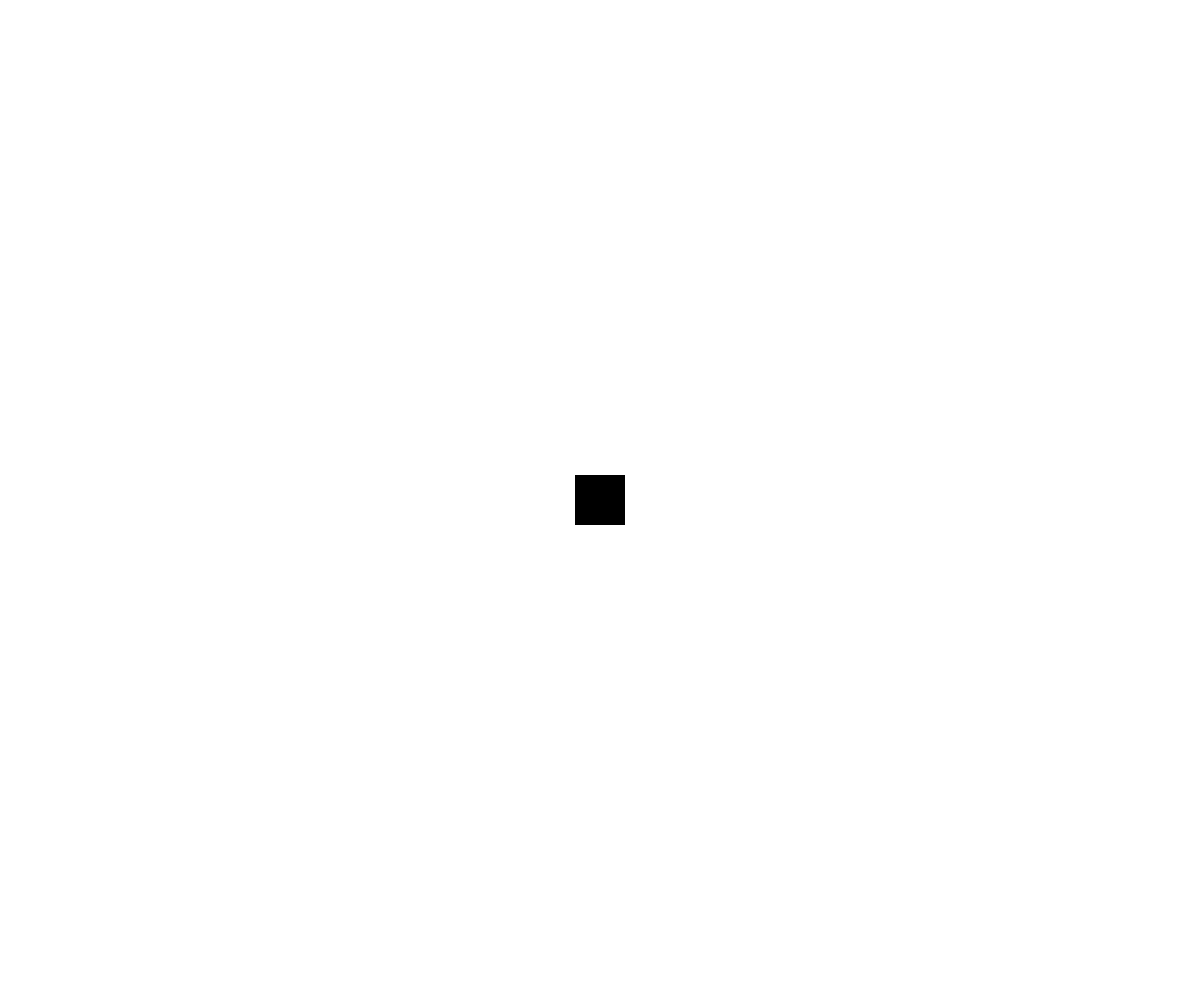
Frame 1 (no input)
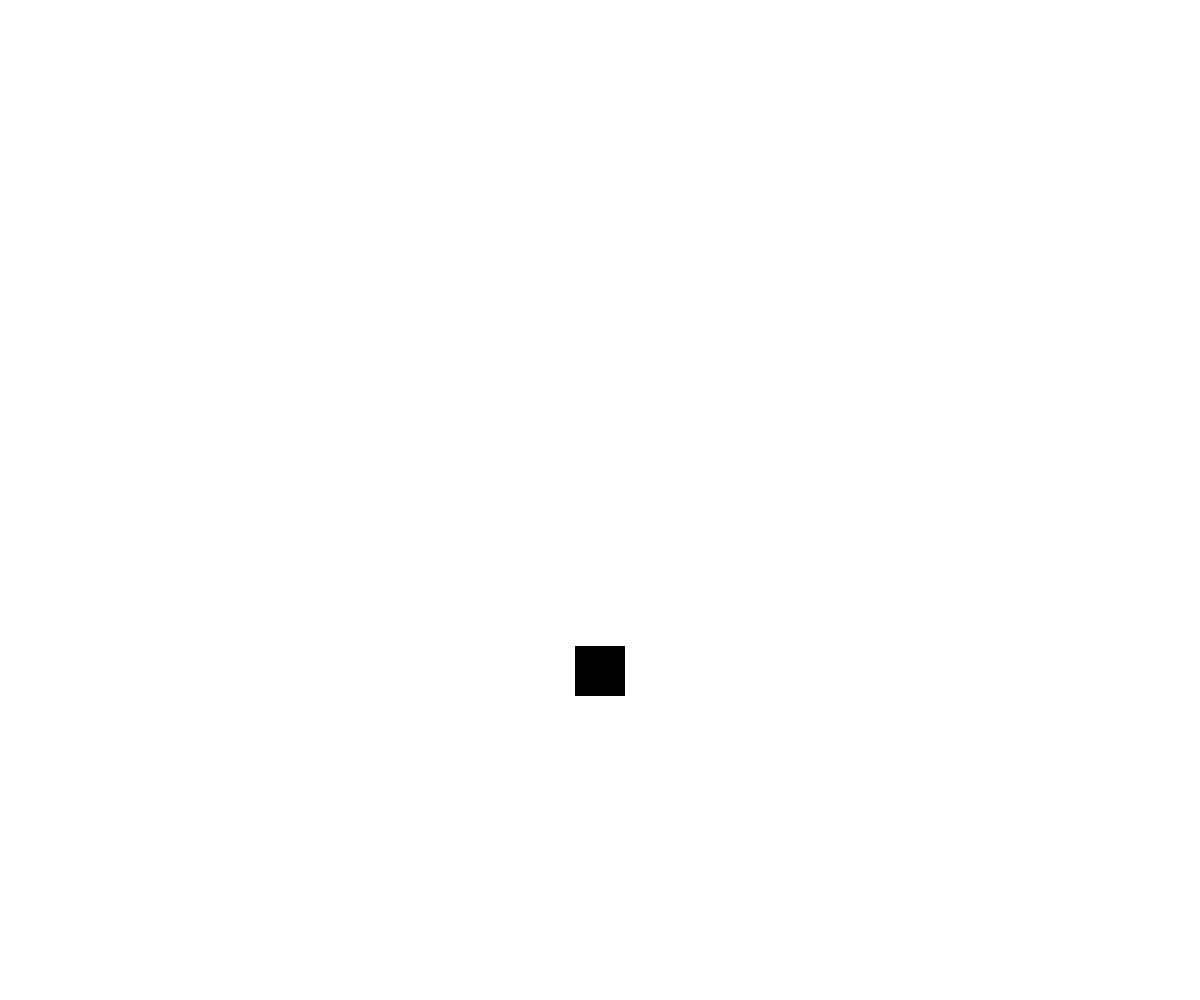
Frame 60 (no input)
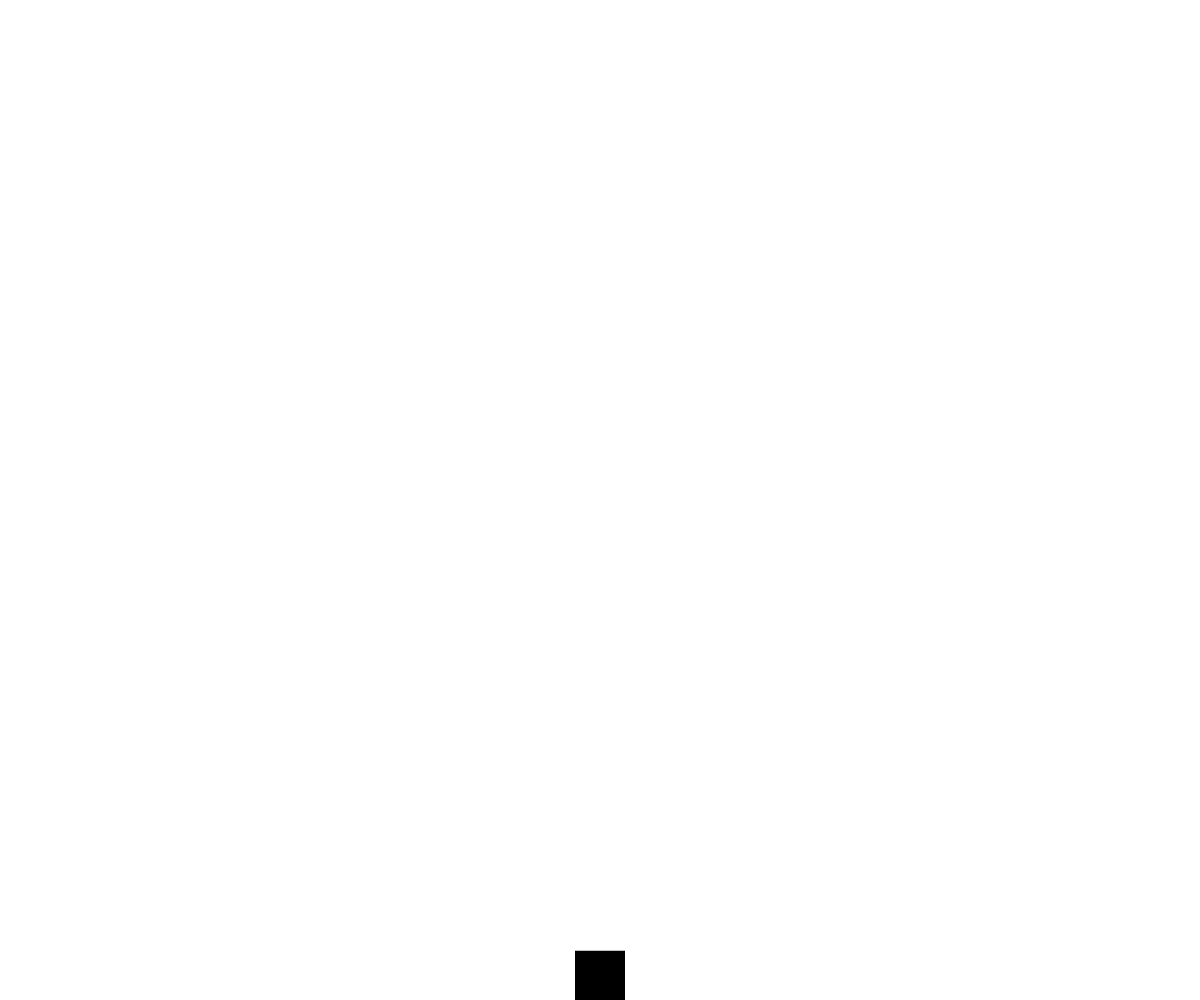
Frame 120 (the mouse pressed at the canvas centre since frame 60)

The p5.js sketch that drew these frames (run headless with seeded random() and noise() and a simulated clock; from frame 60 on, the mouse is pressed at the canvas centre):

// p5.js sketch
// ── sketch.js
// Project Title
// Your Name
// Date
//
// Extra for Experts:
// - describe what you did to take this project "above and beyond"

let x, y;
let dx, dy;
let ax, ay;
let gravity = 0.1;
let friction = 0.1;
let degree = 0;

let rectColourR = 0;
let rectColourB = 0;
let rectColourG = 0;

let movingUp, movingDown, movingLeft, movingRight = false;
let s = 25;


function setup() {
  createCanvas(windowWidth, windowHeight);

  rectMode(CENTER);
  angleMode(DEGREES);

  x = width/2;
  y = height/2;

  dx = 0;
  dy = 0;

  ax = 0;
  ay = 0;
}

function draw() {
  background(255);
  drawObject();
  checkIfObjectInWindow();
  movementSetup();
  moveObject();
}

function moveObject()  {

  if (movingLeft) {
    if (dx > -15) {
      ax = -0.5;
    }

    degree -= 10;
  }

  if (movingDown && dy < 10) {
    ay = 0.5;
  }

  if (movingRight) {
    if (dx < 15) {
      ax = 0.5;
    }

    degree += 10;
  }
}

function keyPressed() {
  if (key === "w") {
    ay = -3;
  }

  if (key === "a") {
    movingLeft = true;
  }

  if (key === "s") {
    movingDown = true;
  }

  if (key === "d") {
    movingRight = true;
  }
}

function keyReleased() {
  if (key === "a") {
    movingLeft = false;
  }

  if (key === "s") {
    movingDown = false;
  }

  if (key === "d") {
    movingRight = false;
  }
}

function drawObject() {
  fill(rectColourR, rectColourG, rectColourB);
  noStroke();

  push();
  translate(x, y);
  rotate(degree);
  rect(0, 0, s*2, s*2);
  pop();
}

function movementSetup() {
  dy += ay;
  y += dy;
  dy += gravity;

  dx += ax;
  x += dx;

  if (dx > 0) {
    dx -= friction;
  }

  if (dx < 0) {
    dx += friction;
  }

  ay = 0;
  ax = 0;
}

function checkIfObjectInWindow() {
  if (y > windowHeight - s) {
    dy *= -0.1;
  }

  if (y < 0 + s) {
    dy *= -0.9;
    y = 20;
    randomizeRectColour();
  }

  if (x < 0 + s/2) {
    dx *= -0.9;
    x = 20;
    randomizeRectColour();
  }

  if (x > windowWidth - s/2) {
    dx *= -0.9;
    x = windowWidth - 20;
    randomizeRectColour();
  }

}

function randomizeRectColour() {
  rectColourR = random(0, 255);
  rectColourG = random(0, 255);
  rectColourB = random(0, 255);
}
